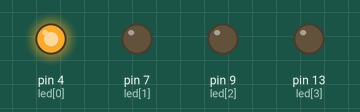
Recording of a sketch running on a simulated Arduino Uno, built with avr-gcc and run on an emulated ATmega328P. Parts: output pins drawn as LEDs (lit = HIGH).

Above: at 0.2 s.
At 1.2 s:
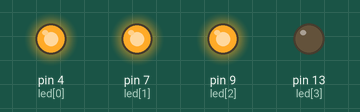
At 2.2 s:
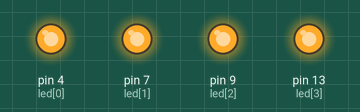
At 3.7 s:
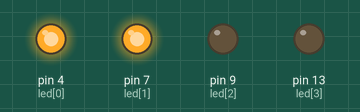
At 5.0 s:
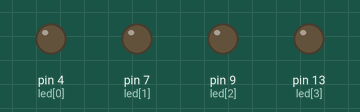
Timing chart, 0 to 7.2 s (numbered marks = the images above):
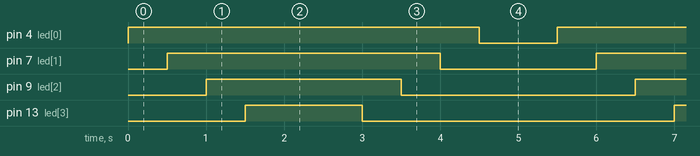

Measured:
- by itself, pin 4 (led[0]): alternates HIGH for 4.5 s and LOW for 1.0 s
- by itself, pin 7 (led[1]): alternates HIGH for 3.5 s and LOW for 2.0 s
- by itself, pin 9 (led[2]): alternates HIGH for 2.5 s and LOW for 3.0 s
- by itself, pin 13 (led[3]): alternates HIGH for 1.5 s and LOW for 4.0 s

The sketch:

Semana2_Desafio5.ino
```cpp
int led[] = {4, 7, 9, 13};
int i = 0;
int tempo = 500;

void setup()
{
  for(i = 0; i < 4; i++)
  {
    pinMode(led[i], OUTPUT);
  }
}

void loop()
{
  for(i = 0; i < 4; i++)
  {
  	digitalWrite(led[i], HIGH);
    delay(tempo);
  }

  delay(tempo);

  for(i = 4; i >= 0; i--)
  {
    digitalWrite(led[i], LOW);
    delay(tempo);
  }

  delay(tempo);
}
```
